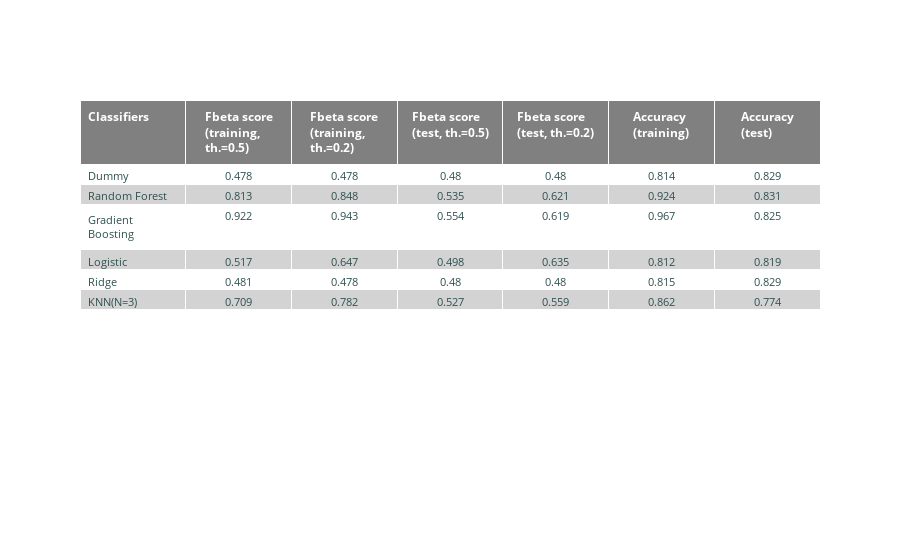

This figure's notebook cell:
### Code cell
import plotly.graph_objects as go

headerColor = 'grey'
rowEvenColor = 'lightgrey'
rowOddColor = 'white'

fig = go.Figure(data=[go.Table(
  header=dict(
    values=['<b>Classifiers</b>','<b>Fbeta score (training, th.=0.5)</b>','<b>Fbeta score (training, th.=0.2)</b>','<b>Fbeta score (test, th.=0.5)</b>','<b>Fbeta score (test, th.=0.2)</b>','<b>Accuracy (training)</b>','<b>Accuracy (test)</b>'],
    #line_color='lightgrey',
    fill_color=headerColor,
    align=['left','center'],
    font=dict(color='white', size=12)
  ),
  cells=dict(
    values=[
      ['Dummy','Random Forest', 'Gradient Boosting', 'Logistic', 'Ridge','KNN(N=3)'],
      np.round(f1_train,3),
      np.round(f1_train_adjust,3),
      np.round(f1_test,3),
      np.round(f1_test_adjust,3),
      np.round(acc_train,3),
      np.round(acc_test,3)],
    #line_color='lightgrey',
    # 2-D list of colors for alternating rows
    fill_color = [[rowOddColor,rowEvenColor,rowOddColor, rowEvenColor,rowOddColor,rowEvenColor]*5],
    align = ['left', 'center'],
    font = dict(color = 'darkslategray', size = 11)
    ))
])

fig.show()

### Figure 1 — Plotly figure (JSON) as saved in the notebook; plotly's stock layout.template omitted (floating-point values rounded to 4 significant figures)
{"data": [{"cells": {"align": ["left", "center"], "fill": {"color": [["white", "lightgrey", "white", "lightgrey", "white", "lightgrey", "white", "lightgrey", "white", "lightgrey", "white", "lightgrey", "white", "lightgrey", "white", "lightgrey", "white", "lightgrey", "white", "lightgrey", "white", "lightgrey", "white", "lightgrey", "white", "lightgrey", "white", "lightgrey", "white", "lightgrey"]]}, "font": {"color": "darkslategray", "size": 11}, "values": [["Dummy", "Random Forest", "Gradient Boosting", "Logistic", "Ridge", "KNN(N=3)"], [0.478, 0.813, 0.922, 0.517, 0.481, 0.709], [0.478, 0.848, 0.943, 0.647, 0.478, 0.782], [0.48, 0.535, 0.554, 0.498, 0.48, 0.527], [0.48, 0.621, 0.619, 0.635, 0.48, 0.559], [0.814, 0.924, 0.967, 0.812, 0.815, 0.862], [0.829, 0.831, 0.825, 0.819, 0.829, 0.774]]}, "header": {"align": ["left", "center"], "fill": {"color": "grey"}, "font": {"color": "white", "size": 12}, "values": ["<b>Classifiers</b>", "<b>Fbeta score (training, th.=0.5)</b>", "<b>Fbeta score (training, th.=0.2)</b>", "<b>Fbeta score (test, th.=0.5)</b>", "<b>Fbeta score (test, th.=0.2)</b>", "<b>Accuracy (training)</b>", "<b>Accuracy (test)</b>"]}, "type": "table"}], "layout": {}}
